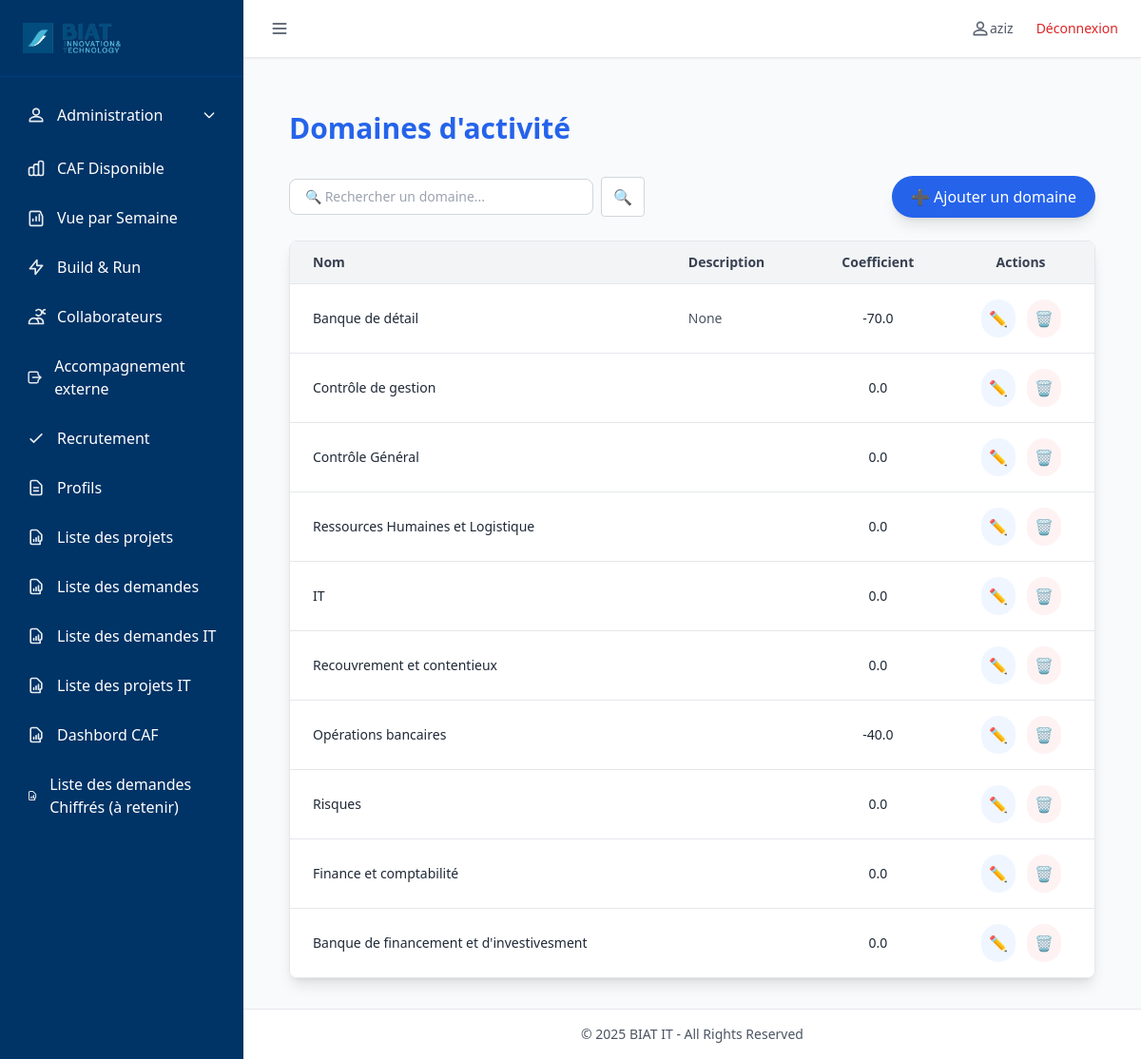
The page /domaines/ (signed in) on the database as committed earlier.
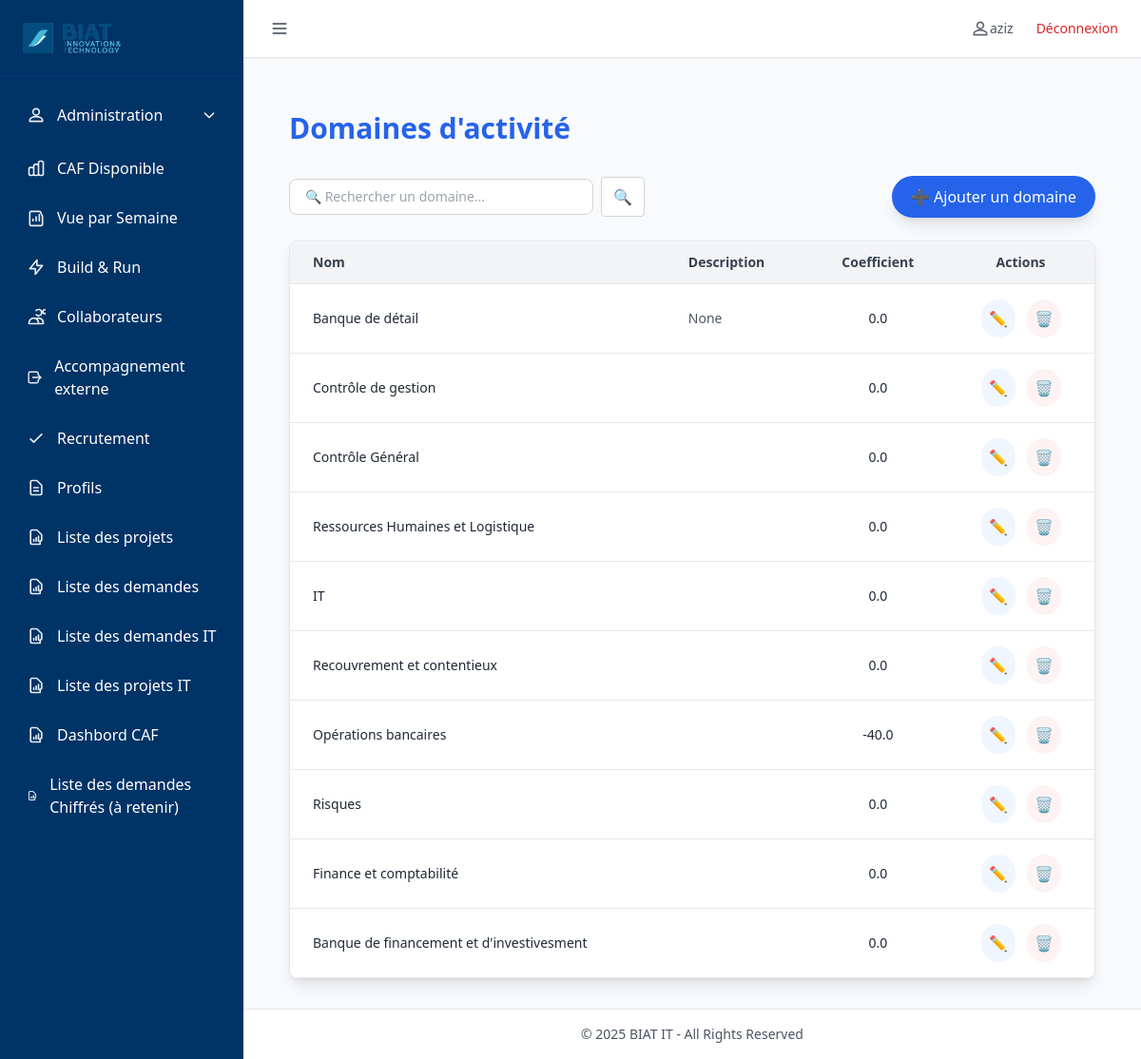
The same page on the database as committed later.
### tables this page shows
CREATE TABLE domaines (
    id INTEGER PRIMARY KEY AUTOINCREMENT,
    nom TEXT NOT NULL UNIQUE,
    description TEXT,
    coefficient REAL DEFAULT 1,
    idate DATETIME DEFAULT CURRENT_TIMESTAMP,
    iuser TEXT,
    uuser TEXT,
    udate DATETIME
);

### routes/domaines_routes.py (the view)
@domaines_bp.route("/", methods=["GET"])
def liste_domaines():
    search = request.args.get("q", "").strip()
    page = int(request.args.get("page", 1))
    per_page = 10
    offset = (page - 1) * per_page
    base_query = 'SELECT * FROM "domaines"'
    args = []
    if search:
        base_query += " WHERE nom LIKE ?"
        args.append(f"%{search}%")
    total = query_db(f"SELECT COUNT(*) AS count FROM ({base_query})", args, one=True)["count"]
    total_pages = (total // per_page) + (1 if total % per_page else 0)
    domaines = query_db(f"{base_query} ORDER BY id DESC LIMIT ? OFFSET ?", args + [per_page, offset])
    return render_template("domaines_liste.html", domaines=domaines, page=page, total_pages=total_pages)

### utils/db_utils.py (called while the page is built)
def get_connection():
    conn = sqlite3.connect(
        DB_PATH,
        timeout=60,               # ⏱️ Patiente jusqu'à 60s avant "database is locked"
        check_same_thread=False
    )
    conn.row_factory = sqlite3.Row
    conn.execute("PRAGMA journal_mode=WAL;")      # Autorise les écritures concurrentes
    conn.execute("PRAGMA synchronous=NORMAL;")    # Bon compromis vitesse/sécurité
    conn.execute("PRAGMA foreign_keys = ON;")     # Active les clés étrangères
    conn.execute("PRAGMA busy_timeout = 60000;")  # Attend 60s avant d'abandonner une écriture
    return conn

def query_db(query, args=(), one=False, retries=3, delay=1):
    for attempt in range(retries):
        try:
            conn = get_connection()
            cur = conn.execute(query, args)
            rows = cur.fetchall()
            cur.close()
            conn.close()
            return (rows[0] if rows else None) if one else rows
        except sqlite3.OperationalError as e:
            if "locked" in str(e).lower() and attempt < retries - 1:
                time.sleep(delay)
                continue
            raise

### templates/domaines_liste.html (shortened to what this page needs)
{% extends "base.html" %}
{% block content %}
<div class="max-w-6xl mx-auto px-6 py-8">
  <h1 class="text-3xl font-bold mb-8 text-blue-600">Domaines d'activité</h1>
  <div class="mb-6 flex flex-col md:flex-row md:items-center md:justify-between gap-4">
    <form method="get" action="{{ url_for('domaines.liste_domaines') }}" class="flex items-center gap-2">
      <input type="text" name="q" value="{{ request.args.get('q','') }}"
             placeholder="🔍 Rechercher un domaine..."
             class="border border-gray-300 rounded-lg px-4 py-2 text-sm w-80 focus:ring-blue-400 focus:border-blue-400">
      <button type="submit"
              class="bg-white border border-gray-300 px-3 py-2 rounded text-blue-600 hover:text-blue-800 transition">
        🔍
      </button>
    </form>
    <button onclick="openAddModal()"
            class="bg-blue-600 hover:bg-blue-700 text-white px-5 py-2.5 rounded-full shadow-lg flex items-center gap-2 transition">
      ➕ Ajouter un domaine
    </button>
  </div>
  <div class="overflow-x-auto shadow-lg rounded-lg border border-gray-200">
    <table class="min-w-full bg-white divide-y divide-gray-200">
      <thead class="bg-gray-100">
        <tr>
          <th class="px-6 py-3 text-left text-sm font-semibold text-gray-700">Nom</th>
          <th class="px-6 py-3 text-left text-sm font-semibold text-gray-700">Description</th>
          <th class="px-6 py-3 text-center text-sm font-semibold text-gray-700">Coefficient</th>
          <th class="px-6 py-3 text-center text-sm font-semibold text-gray-700">Actions</th>
        </tr>
      </thead>
      <tbody class="divide-y divide-gray-200">
        {% for d in domaines %}
        <tr class="hover:bg-gray-50 transition">
          <td class="px-6 py-4 text-sm text-gray-800">{{ d.nom }}</td>
          <td class="px-6 py-4 text-sm text-gray-600">{{ d.description }}</td>
          <td class="px-6 py-4 text-center text-sm text-gray-800">{{ d.coefficient }}</td>
          <td class="px-6 py-4 text-center">
            <div class="flex items-center justify-center gap-3">
              <button type="button"
                      onclick='openEditModal({{ d.id|tojson }}, {{ d.nom|tojson }}, {{ d.description|tojson }}, {{ d.coefficient|tojson }})'
                      class="inline-flex items-center justify-center p-2 rounded-full bg-blue-50 hover:bg-blue-100 text-blue-600 transition"
                      title="Modifier">
                ✏️
              </button>
              <form action="{{ url_for('domaines.supprimer_domaine', id=d.id) }}" method="post"
                    onsubmit="return confirm('Supprimer {{ d.nom }} ?')">
                <button type="submit"
                        class="inline-flex items-center justify-center p-2 rounded-full bg-red-50 hover:bg-red-100 text-red-600 transition"
                        title="Supprimer">
                  🗑️
                </button>
              </form>
            </div>
          </td>
        </tr>
        {% else %}
        <tr>
          <td colspan="4" class="text-center px-6 py-6 text-gray-500">Aucun domaine trouvé</td>
        </tr>
        {% endfor %}
      </tbody>
    </table>
  </div>
</div>
{% endblock %}

Rows that differ between the two databases and show on the page:
changed domaines "Banque de détail": coefficient "-70.0" → "0.0"
